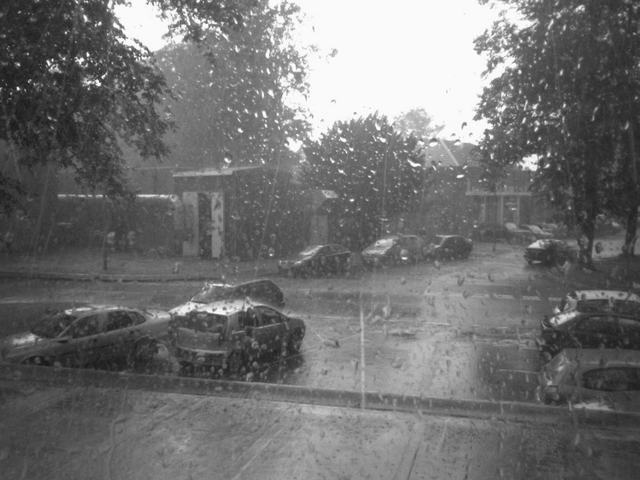
//> input picture assingment_things/testing.png, 640 x 480 px
$ ./main ../assingment_things/testing.png ../assingment_things/colour_carrier.png   (built with g++ and OpenCV 4)
//> lines starting //> are read from the running program, lines starting //| are printed output that depends on the picture
/*	this is the decoder for part A in the immage processing analysis assignment
*
*	this program in the command prompt takes the exe original image and encoded
*	image and find the message hidden inside the encoded image.
*
*/
#include <iostream>
#include <opencv2/opencv.hpp>

void decode(cv::Mat &original, cv::Mat &encrytped);

int main(int argc, char** argv) {
	for (int i = 0; i < argc; i++) {
		// shows what arguments were being passed in
		std::cout << "item " << i << ": " << argv[i] << std::endl;
	}

	cv::Mat Original, decoded, encoded; //init for all the image matricies

	if (argc != 3) {
		//checks to see if the correct number of inputs were given
		std::cout << "Error: not the right number of aruments given, please try again." << std::endl;
		return -1;
	}

	Original = cv::imread(argv[1]); // sets the carrier image
//> Original is the input picture: 480 rows x 640 cols, CV_8UC3; min 17, max 255, mean 112.9
	encoded = cv::imread(argv[2]); //sets the encoded img
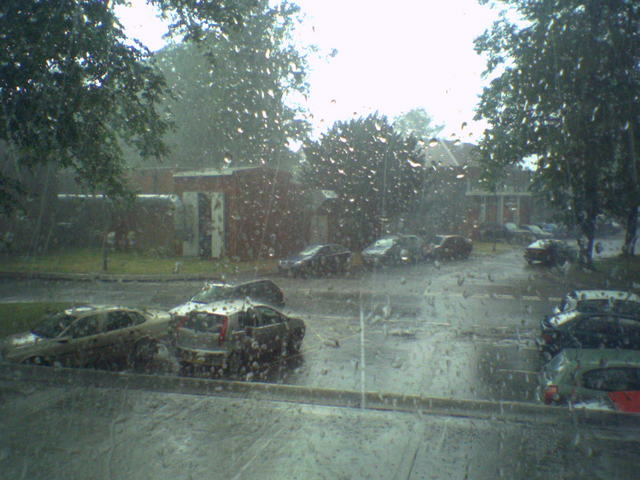
//> input picture assingment_things/colour_carrier.png, 640 x 480 px
//> encoded is the input picture: 480 rows x 640 cols, CV_8UC3; mean B, G, R 112.9, 117.1, 104.5

	if (Original.empty()) {
		//checks to see if carrier is emtpy
		std::cout << "carrier image is empty" << std::endl;
		return -1;
	}

	if (encoded.empty()) {
		//checks to see if carrier is emtpy
		std::cout << "the image to encrypt is empty" << std::endl;
		return -1;
	}

	//does decoding of image
	std::cout << "decoding" << std::endl;
	decode(Original, encoded);

	cv::destroyAllWindows();
	return 0;
}


void decode(cv::Mat &original, cv::Mat &encrytped) {
	/* gets the image that was encoded from the carrier image if verbose is set to 0
	 * it doesnt show images, if set to 1 it shows images.
	 *
	 * @param original: what the original image looks like
	 * @param encrytped: image that has encrypted data
	*/

	cv::cvtColor(encrytped,encrytped,cv::COLOR_BGR2GRAY);
	cv::cvtColor(original,original,cv::COLOR_BGR2GRAY);

	cv::Mat decoded = 255 - (encrytped - original)*255; //does the oposite of what the encoder did
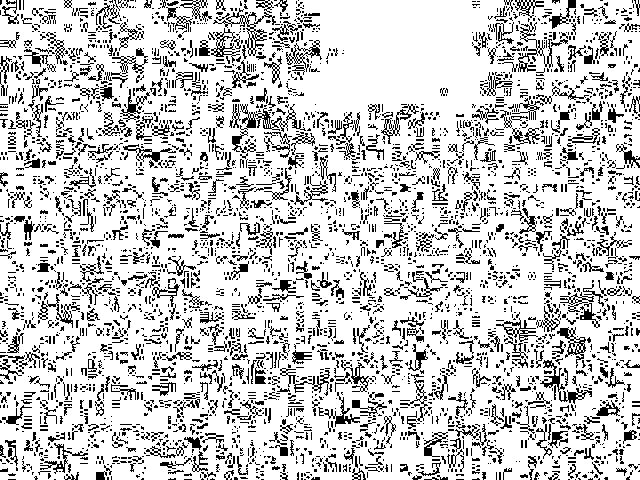
//> decoded: 480 rows x 640 cols, CV_8UC1; 79.4% white; black in thin lines or dots

	cv::Mat visual = encrytped - original;
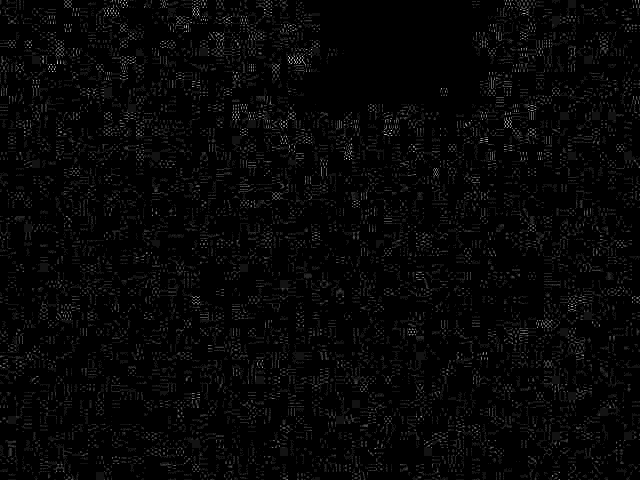
//> visual: 480 rows x 640 cols, CV_8UC1; min 0, max 13, mean 0.332; drawn with min black and max white
	cv::imwrite("../Visual/decoded_A_encrypt_Sub_Original.png", visual);

	visual = visual*255;
//> visual: 480 rows x 640 cols, CV_8UC1; 20.6% white in thin lines or dots
	cv::imwrite("../Visual/decoded_A_scaled_up.png",visual);

	visual = 255 - visual;
	cv::imwrite("../Visual/decoded_A_inv.png", visual);


	//writes a file what the image is
	cv::imwrite("../outputs/Part_A_decoded.png", decoded);
}
